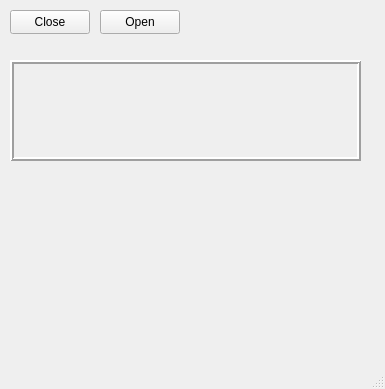
<?xml version="1.0" encoding="UTF-8"?>
<ui version="4.0">
 <class>MainWindow</class>
 <widget class="QMainWindow" name="MainWindow">
  <property name="geometry">
   <rect>
    <x>0</x>
    <y>0</y>
    <width>385</width>
    <height>389</height>
   </rect>
  </property>
  <property name="windowTitle">
   <string>MainWindow</string>
  </property>
  <widget class="QWidget" name="centralwidget">
   <widget class="QPushButton" name="pushButtonClose">
    <property name="geometry">
     <rect>
      <x>10</x>
      <y>10</y>
      <width>80</width>
      <height>24</height>
     </rect>
    </property>
    <property name="text">
     <string>Close</string>
    </property>
   </widget>
   <widget class="QPushButton" name="pushButtonOpen">
    <property name="geometry">
     <rect>
      <x>100</x>
      <y>10</y>
      <width>80</width>
      <height>24</height>
     </rect>
    </property>
    <property name="text">
     <string>Open</string>
    </property>
   </widget>
   <widget class="QLabel" name="labelStatus">
    <property name="geometry">
     <rect>
      <x>10</x>
      <y>60</y>
      <width>351</width>
      <height>101</height>
     </rect>
    </property>
    <property name="cursor">
     <cursorShape>IBeamCursor</cursorShape>
    </property>
    <property name="frameShape">
     <enum>QFrame::Box</enum>
    </property>
    <property name="frameShadow">
     <enum>QFrame::Raised</enum>
    </property>
    <property name="lineWidth">
     <number>2</number>
    </property>
    <property name="text">
     <string/>
    </property>
   </widget>
  </widget>
  <widget class="QMenuBar" name="menubar">
   <property name="geometry">
    <rect>
     <x>0</x>
     <y>0</y>
     <width>385</width>
     <height>21</height>
    </rect>
   </property>
  </widget>
  <widget class="QStatusBar" name="statusbar"/>
 </widget>
 <resources/>
 <connections>
  <connection>
   <sender>pushButtonClose</sender>
   <signal>clicked()</signal>
   <receiver>MainWindow</receiver>
   <slot>close()</slot>
   <hints>
    <hint type="sourcelabel">
     <x>45</x>
     <y>47</y>
    </hint>
    <hint type="destinationlabel">
     <x>42</x>
     <y>100</y>
    </hint>
   </hints>
  </connection>
 </connections>
</ui>
